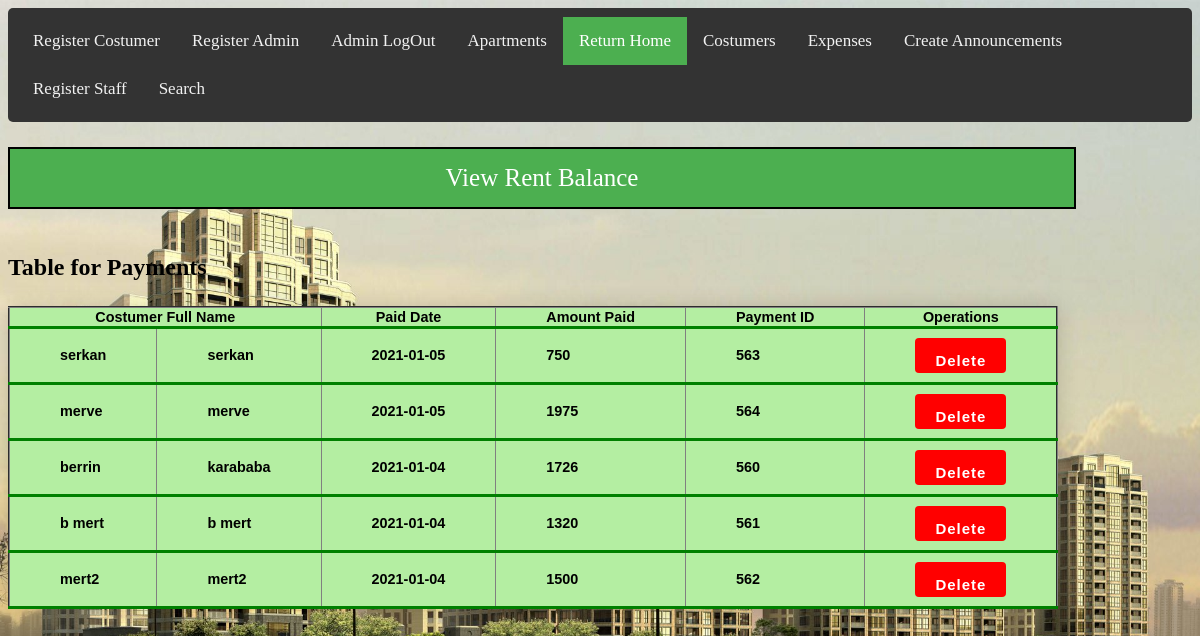
/Admin/Tenants.php (signed in), run on the app's committed database.
### tables this page shows
CREATE TABLE `transaction` (
  `id` int(25) NOT NULL,
  `customer_id` varchar(25) NOT NULL,
  `door_number` varchar(25) NOT NULL,
  `date` varchar(25) NOT NULL,
  `amount` varchar(25) NOT NULL,
  `name` varchar(25) NOT NULL,
  `surname` varchar(25) NOT NULL,
  `Block` varchar(25) NOT NULL
);

### Admin/Tenants.php (the view, shortened to what this page needs)
<?php
include '../db_conn.php';
 ?>
<!DOCTYPE html>
<html>
<head>
<link rel="stylesheet" href="main.css">
<link rel="stylesheet" href="Admin.css">
<div class="topnav">
  <a href="registerCustomer.php"  >Register Costumer</a>
 <a href="registerAdmin.php" >Register Admin</a>
  <a href="logout.php">Admin LogOut </a>
  <a href="Apartments.php">Apartments</a>
  <a href="admin.php" class="active">Return Home</a>
  <a href="Landlord.php">Costumers</a>
  <a href="expenses.php">Expenses</a>
  <a href="registerAnnouncement.php">Create Announcements </a>
  <a href="registerStaff.php">Register Staff</a>
  <a href="search.php" >Search</a>
</div>
</head>
<body>
<form  method="post">
<a href="balance.php" class="button">View Rent Balance</a>
</form>
<h2>Table for Payments </h2>
<table class="styled-table" border="2" cellspacing="7">
  <tr "active-row">
    <th colspan="2" align="center">Costumer Full Name</th>
    <th>Paid Date</th>
    <th>Amount Paid</th>
    <th>Payment ID</th>
       <th>Operations </th>
  </tr>
    <?php
$query = "SELECT * FROM transaction ORDER BY date DESC; ";
$data = mysqli_query($conn,$query);
$total=mysqli_num_rows($data);
   if($total!=0)
   {
while($result = mysqli_fetch_assoc($data)){
echo "  <tbody><tr class='active-row'>
<td>".$result['name']."</td>
<td>".$result['surname']."</td>
<td>".$result['date']."</td>
<td>".$result['amount']."</td>
<td>".$result['id']."</td>
<td><a href='deletepayment.php?ci=$result[id]'onclick='return checkdelete()' ><input type='submit' value='Delete' id='dltbutton' ></a> </td>
</tr>";
}
}
else{
  echo "no records";
}
?>
</table>
</body>
</html>

### Admin/main.css (style rules this page uses)
.topnav { background-color: #333; overflow: hidden; }
.topnav a { float: left; color: #f2f2f2; text-align: center; padding: 14px 16px; text-decoration: none; font-size: 17px; }
.topnav a.active { background-color: #4CAF50; color: white; }
table, th, td { background-color:#B4EEA2; }
input[type="submit"] { background: white ; border-color: transparent; width: 400px; color: black; font-size: 28px; font-weight: bold; letter-spacing: 1px; height: 35px; margin-top: 480px; margin-left: 560px; border-radius: 25px; }
.styled-table { border-collapse: collapse; margin: 25px 0; font-size: 0.9em; font-family: sans-serif; min-width: 400px; box-shadow: 0 0 20px rgba(0, 0, 0, 0.15); }
.styled-table th, .styled-table td { padding:1px 50px; }
.styled-table tbody tr { border-bottom: 1px solid #dddddd; }
.styled-table tbody tr:last-of-type { border-bottom: 3px solid green; }
.styled-table tbody tr.active-row { font-weight: bold; color: black; }

### Admin/admin.css (style rules this page uses)
body { background-image: url("homepage.jpg"); background-color: #cccccc; background-repeat: no-repeat; background-size: cover; }
input[type=submit] { width: 100%; background-color: #4CAF50; color: white; padding: 14px 20px; margin: 8px 0; border: none; border-radius: 4px; cursor: pointer; }
div { border-radius: 5px; padding: 9px; }

### Admin/Tenants.php (style rules this page uses)
body { background-image: url("homepage.jpg"); background-color: #cccccc; background-repeat: no-repeat; background-size: cover; }
td { display: table-cell; vertical-align: inherit; }
#dltbutton { background-color:red; color:white; width:%100; height:%100; font-size:15px; }
a.button { background-color: #4CAF50; border: none; color: white; padding: 15px 32px; text-align: center; text-decoration: none; display: inline-block; font-size: 25px; margin: 25px 20px 25px 0px; width: 1000px; border:2px solid black; }

### data on the page
transaction: name "serkan", surname "serkan", date "2021-01-05", amount "750", id "563"
transaction: name "merve", surname "merve", date "2021-01-05", amount "1975", id "564"
transaction: name "berrin", surname "karababa", date "2021-01-04", amount "1726", id "560"
transaction: name "b mert", surname "b mert", date "2021-01-04", amount "1320", id "561"
transaction: name "mert2", surname "mert2", date "2021-01-04", amount "1500", id "562"
